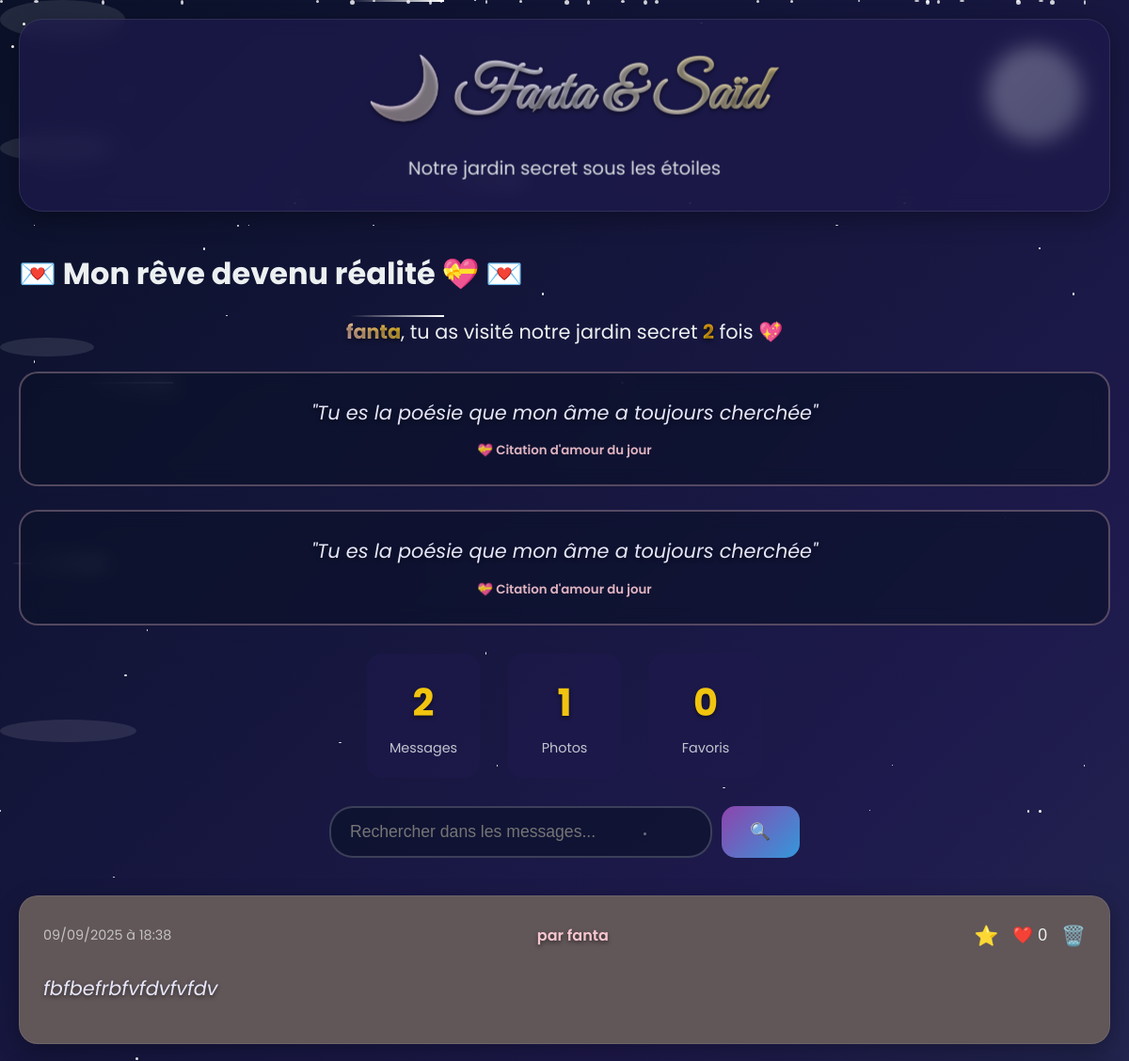
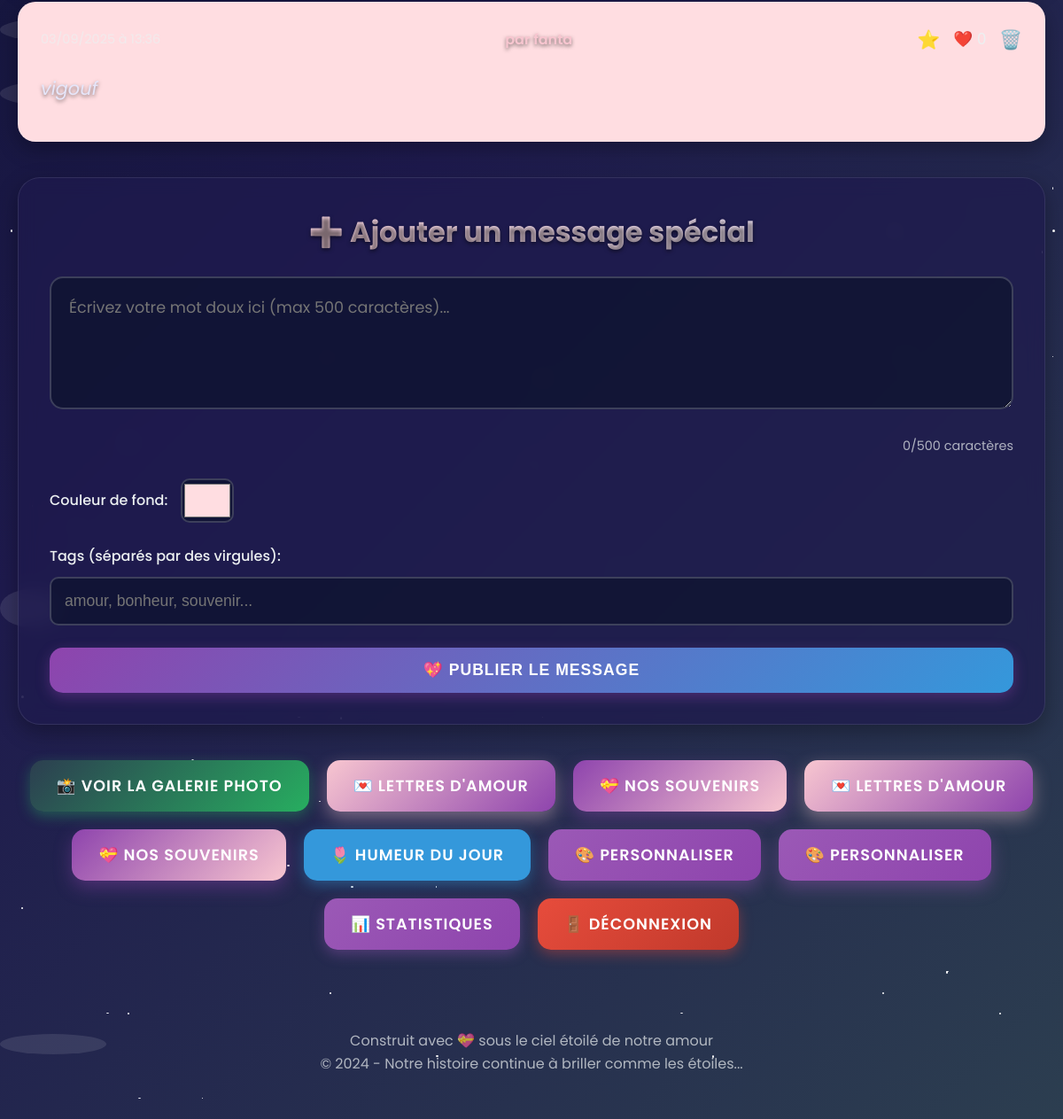
The app's page / (signed in) with its own data (2 pictures, top to bottom).
### app.py (models this page shows, shortened)
class User(UserMixin, db.Model):
    id = db.Column(db.Integer, primary_key=True)
    username = db.Column(db.String(50), unique=True, nullable=False)
    password_hash = db.Column(db.String(128), nullable=False)
    created_at = db.Column(db.DateTime, default=datetime.utcnow)
    last_login = db.Column(db.DateTime)
    visit_count = db.Column(db.Integer, default=0)
    favorite_color = db.Column(db.String(7), default='#ffdde1')

class Phrase(db.Model):
    id = db.Column(db.Integer, primary_key=True)
    texte = db.Column(db.String(300), nullable=False)
    date = db.Column(db.DateTime, default=datetime.utcnow)
    couleur = db.Column(db.String(20), default='#ffffff')
    est_favori = db.Column(db.Boolean, default=False)
    auteur = db.Column(db.String(50), default='Anonyme')
    likes = db.Column(db.Integer, default=0)
    tags = db.Column(db.String(200))  # Tags séparés par des virgules
    is_special = db.Column(db.Boolean, default=False)  # Messages spéciaux automatiques

### app.py (the view, shortened to what this page needs)
@app.route('/', methods=['GET', 'POST'])
@login_required
def index():
    page = request.args.get('page', 1, type=int)
    per_page = 10
    phrases = Phrase.query.order_by(Phrase.date.desc()).paginate(
        page=page, per_page=per_page, error_out=False
    )
    total_messages = Phrase.query.count()
    total_photos = Photo.query.count()
    favoris_count = Phrase.query.filter_by(est_favori=True).count()
    personal_greeting = get_personalized_greeting(current_user.username)
    love_quote = random.choice(LOVE_QUOTES)
    unread_letters = LoveLetter.query.filter_by(
        recipient=current_user.username,
        is_read=False
    ).count()
    return render_template('index.html',
                         phrases=phrases.items,
                         pagination=phrases,
                         user=current_user.username,
                         personal_greeting=personal_greeting,
                         love_quote=love_quote,
                         unread_letters=unread_letters,
                         visit_count=current_user.visit_count,
                         stats={
                             'total_messages': total_messages,
                             'total_photos': total_photos,
                             'favoris_count': favoris_count
                         })

### app.py (called while the page is built)
@login_manager.user_loader
def load_user(user_id):
    return User.query.get(int(user_id))

def get_personalized_greeting(username):
    if username == "fanta":
        return random.choice(FANTA_MESSAGES)
    elif username == "said":
        return random.choice(SAID_MESSAGES)
    return f"Bienvenue {username} 💖"

### templates/index.html (shortened to what this page needs)
{% extends "base.html" %}
{% block content %}
<div class="header-container">
    <h1>💌 {{ personal_greeting }} 💌</h1>
    <div class="user-welcome">
        <span class="username">{{ user }}</span>, tu as visité notre jardin secret <span class="visit-count">{{ visit_count }}</span> fois 💖
    </div>
    <div class="daily-quote">
        <p class="love-quote">"{{ love_quote }}"</p>
        <small>💝 Citation d'amour du jour</small>
    </div>
    <div class="daily-quote">
        <p class="love-quote">"{{ love_quote }}"</p>
        <small>💝 Citation d'amour du jour</small>
    </div>
    <div class="stats-quick">
        <div class="stat-item">
            <span class="stat-number">{{ stats.total_messages }}</span>
            <span class="stat-label">Messages</span>
        </div>
        <div class="stat-item">
            <span class="stat-number">{{ stats.total_photos }}</span>
            <span class="stat-label">Photos</span>
        </div>
        <div class="stat-item">
            <span class="stat-number">{{ stats.favoris_count }}</span>
            <span class="stat-label">Favoris</span>
        </div>
    </div>
</div>
<div class="search-container">
    <form method="GET" action="{{ url_for('search') }}" class="search-form">
        <input type="text" name="q" placeholder="Rechercher dans les messages..." class="search-input">
        <button type="submit" class="btn btn-search">🔍</button>
    </form>
</div>
<div class="messages-container">
    {% if phrases %}
        <div class="messages-list">
            {% for phrase in phrases %}
                <div class="message-card {% if phrase.is_special %}special-message{% endif %}" style="background-color: {{ phrase.couleur }};">
                    <div class="message-header">
                        <span class="message-date">{{ phrase.date.strftime('%d/%m/%Y à %H:%M') }}</span>
                        <span class="message-author">par {{ phrase.auteur }}</span>
                        <div class="message-actions">
                            <a href="{{ url_for('toggle_favori', phrase_id=phrase.id) }}"
                               class="favorite-btn {% if phrase.est_favori %}favori{% endif %}">
                                ⭐
                            </a>
                            <button onclick="likePhrase({{ phrase.id }})" class="like-btn">
                                ❤️ <span id="likes-{{ phrase.id }}">{{ phrase.likes or 0 }}</span>
                            </button>
                            {% if phrase.auteur == user %}
                            {% if phrase.auteur == user %}
                            <a href="{{ url_for('supprimer_phrase', phrase_id=phrase.id) }}"
                               class="delete-btn" onclick="return confirm('Supprimer ce message?')">
                                🗑️
                            </a>
                            {% endif %}
                            {% endif %}
                        </div>
                    </div>
                    <div class="message-content">
                        {{ phrase.texte }}
                    </div>
                </div>
            {% endfor %}
        </div>
    {% else %}
        <div class="no-messages">
            <p>💝 Aucun message pour le moment... Soyez le premier à partager un mot doux!</p>
        </div>
    {% endif %}
</div>
<div class="add-message-section" id="ajouter">
    <h2>➕ Ajouter un message spécial</h2>
    <form method="POST" action="{{ url_for('index') }}" class="message-form">
        <textarea name="texte" placeholder="Écrivez votre mot doux ici (max 500 caractères)..." required maxlength="500"></textarea>
        <div class="char-counter">
            <span id="char-count">0</span>/500 caractères
        </div>
        <div class="color-picker">
            <label>Couleur de fond:</label>
            <input type="color" name="couleur" value="{{ current_user.favorite_color }}">
        </div>
        <div class="tags-input">
            <label>Tags (séparés par des virgules):</label>
            <input type="text" name="tags" placeholder="amour, bonheur, souvenir..." class="form-input">
        </div>
        <button type="submit" class="btn btn-primary">💖 Publier le message</button>
    </form>
</div>
<div class="navigation-links">
    <a href="{{ url_for('galerie') }}" class="btn btn-secondary">📸 Voir la galerie photo</a>
    <a href="{{ url_for('letters') }}" class="btn btn-romantic">💌 Lettres d'amour</a>
    <a href="{{ url_for('memories') }}" class="btn btn-memory">💝 Nos souvenirs</a>
    <a href="{{ url_for('letters') }}" class="btn btn-romantic">💌 Lettres d'amour</a>
    <a href="{{ url_for('memories') }}" class="btn btn-memory">💝 Nos souvenirs</a>
    <a href="{{ url_for('mood') }}" class="btn btn-info">🌷 Humeur du jour</a>
    <a href="{{ url_for('personalize') }}" class="btn btn-customize">🎨 Personnaliser</a>
    <a href="{{ url_for('personalize') }}" class="btn btn-customize">🎨 Personnaliser</a>
    <a href="{{ url_for('stats') }}" class="btn btn-accent">📊 Statistiques</a>
    <a href="{{ url_for('logout') }}" class="btn btn-logout">🚪 Déconnexion</a>
</div>
{% endblock %}

### records on screen
User: username "fanta", couleur "#ffdde1"
Phrase: date "09/09/2025 à 18:38", auteur "fanta", likes "0", texte "fbfbefrbfvfdvfvfdv"
Phrase: auteur "fanta", texte "vigouf"

### other values on screen
{{ personal_greeting }} "Mon rêve devenu réalité 💝"
{{ visit_count }} "2"
{{ stats.total_messages }} "2"
{{ stats.total_photos }} "1"
{{ stats.favoris_count }} "0"
